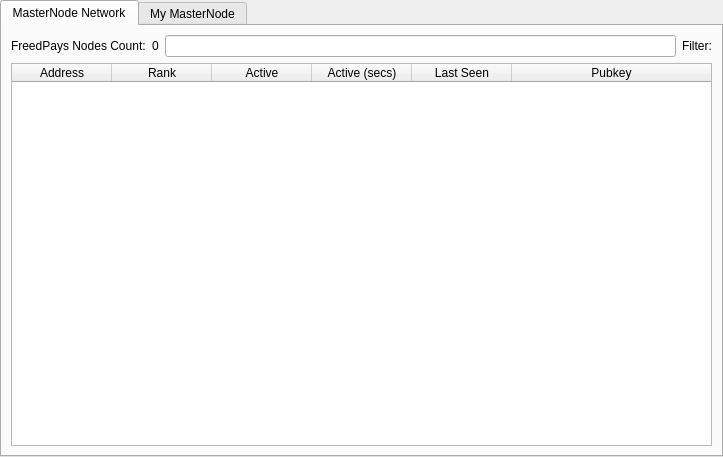
<?xml version="1.0" encoding="UTF-8"?>
<ui version="4.0">
 <class>MasternodeManager</class>
 <widget class="QWidget" name="MasternodeManager">
  <property name="geometry">
   <rect>
    <x>0</x>
    <y>0</y>
    <width>723</width>
    <height>457</height>
   </rect>
  </property>
  <property name="windowTitle">
   <string>Form</string>
  </property>
  <layout class="QVBoxLayout" name="topLayout">
   <property name="leftMargin">
    <number>0</number>
   </property>
   <property name="topMargin">
    <number>0</number>
   </property>
   <property name="rightMargin">
    <number>0</number>
   </property>
   <property name="bottomMargin">
    <number>0</number>
   </property>
   <item>
    <layout class="QVBoxLayout" name="verticalLayout">
     <property name="bottomMargin">
      <number>0</number>
     </property>
     <item>
      <widget class="QTabWidget" name="tabWidget">
       <property name="currentIndex">
        <number>0</number>
       </property>
       <widget class="QWidget" name="tab">
        <attribute name="title">
         <string>MasterNode Network</string>
        </attribute>
        <layout class="QGridLayout" name="gridLayout">
         <item row="1" column="0">
          <widget class="QTableWidget" name="tableWidget">
           <property name="editTriggers">
            <set>QAbstractItemView::NoEditTriggers</set>
           </property>
           <property name="alternatingRowColors">
            <bool>true</bool>
           </property>
           <property name="selectionBehavior">
            <enum>QAbstractItemView::SelectRows</enum>
           </property>
           <attribute name="horizontalHeaderStretchLastSection">
            <bool>true</bool>
           </attribute>
           <column>
            <property name="text">
             <string>Address</string>
            </property>
           </column>
           <column>
            <property name="text">
             <string>Rank</string>
            </property>
           </column>
           <column>
            <property name="text">
             <string>Active</string>
            </property>
           </column>
           <column>
            <property name="text">
             <string>Active (secs)</string>
            </property>
           </column>
           <column>
            <property name="text">
             <string>Last Seen</string>
            </property>
           </column>
           <column>
            <property name="text">
             <string>Pubkey</string>
            </property>
           </column>
          </widget>
         </item>
         <item row="0" column="0">
          <layout class="QGridLayout" name="gridLayout2">
          <item row="0" column="0">
          <layout class="QHBoxLayout" name="horizontalLayout_3">
           <property name="bottomMargin">
            <number>0</number>
           </property>
           <item>
            <widget class="QLabel" name="label_2">
             <property name="text">
              <string>FreedPays Nodes Count:</string>
             </property>
            </widget>
           </item>
           <item>
            <widget class="QLabel" name="countLabel">
                <property name="sizePolicy">
                 <sizepolicy hsizetype="Fixed" vsizetype="Preferred">
                  <horstretch>0</horstretch>
                  <verstretch>0</verstretch>
                 </sizepolicy>
                </property>
                <property name="minimumWidth">
                 <number>140</number>
                </property>
                <property name="maximumWidth">
                 <number>140</number>
                </property>
             <property name="text">
              <string>0</string>
             </property>
            </widget>
           </item>
           </layout>
           </item>
           <item row="0" column="1">
            <layout class="QHBoxLayout" name="horizontalLayout_4">
              <property name="bottomMargin">
               <number>0</number>
              </property>
              <property name="direction">
               <enum>QBoxLayout::RightToLeft</enum>
              </property>
              <item>
               <widget class="QLineEdit" name="filterEdit">
                <property name="clearButtonEnabled">
                 <bool>true</bool>
                </property>
               </widget>
              </item>
              <item>
               <widget class="QLabel" name="filterLabel">
                <property name="text">
                 <string>Filter:</string>
                </property>
               </widget>
              </item>
             </layout>
           </item>
          </layout>
         </item>
        </layout>
       </widget>
       <widget class="QWidget" name="tab_2">
        <attribute name="title">
         <string>My MasterNode</string>
        </attribute>
        <layout class="QGridLayout" name="gridLayout_2">
         <item row="0" column="0">
          <layout class="QVBoxLayout" name="verticalLayout_2">
           <property name="bottomMargin">
            <number>0</number>
           </property>
           <item>
            <layout class="QHBoxLayout" name="horizontalLayout">
             <item>
              <widget class="QPushButton" name="createButton">
               <property name="text">
                <string>&amp;Create...</string>
               </property>
              </widget>
             </item>
             <item>
              <widget class="QPushButton" name="copyAddressButton">
               <property name="text">
                <string>Copy &amp;Address</string>
               </property>
              </widget>
             </item>
             <item>
              <spacer name="horizontalSpacer">
               <property name="orientation">
                <enum>Qt::Horizontal</enum>
               </property>
               <property name="sizeHint" stdset="0">
                <size>
                 <width>40</width>
                 <height>20</height>
                </size>
               </property>
              </spacer>
             </item>
            </layout>
           </item>
           <item>
            <widget class="QTableWidget" name="tableWidget_2">
             <property name="editTriggers">
              <set>QAbstractItemView::NoEditTriggers</set>
             </property>
             <property name="alternatingRowColors">
              <bool>true</bool>
             </property>
             <property name="selectionMode">
              <enum>QAbstractItemView::SingleSelection</enum>
             </property>
             <property name="selectionBehavior">
              <enum>QAbstractItemView::SelectRows</enum>
             </property>
             <attribute name="horizontalHeaderStretchLastSection">
              <bool>true</bool>
             </attribute>
             <column>
              <property name="text">
               <string>Alias</string>
              </property>
             </column>
             <column>
              <property name="text">
               <string>IP/Onion</string>
              </property>
             </column>
             <column>
              <property name="text">
               <string>Status</string>
              </property>
             </column>
             <column>
              <property name="text">
               <string>Collateral Address</string>
              </property>
             </column>
            </widget>
           </item>
           <item>
            <layout class="QHBoxLayout" name="horizontalLayout_2">
             <property name="bottomMargin">
              <number>0</number>
             </property>
             <item>
              <widget class="QPushButton" name="editButton">
               <property name="text">
                <string>&amp;Edit</string>
               </property>
              </widget>
             </item>
             <item>
              <widget class="QPushButton" name="getConfigButton">
               <property name="text">
                <string>&amp;Get Config</string>
               </property>
              </widget>
             </item>
             <item>
              <widget class="QPushButton" name="removeButton">
               <property name="text">
                <string>&amp;Remove</string>
               </property>
              </widget>
             </item>
             <item>
              <spacer name="horizontalSpacer_2">
               <property name="orientation">
                <enum>Qt::Horizontal</enum>
               </property>
               <property name="sizeHint" stdset="0">
                <size>
                 <width>40</width>
                 <height>20</height>
                </size>
               </property>
              </spacer>
             </item>
            </layout>
           </item>
           <item>
            <layout class="QHBoxLayout" name="horizontalLayout_4">
             <property name="bottomMargin">
              <number>0</number>
             </property>
             <item>
              <widget class="QPushButton" name="startButton">
               <property name="text">
                <string>&amp;Start</string>
               </property>
              </widget>
             </item>
             <item>
              <widget class="QPushButton" name="stopButton">
               <property name="text">
                <string>Sto&amp;p</string>
               </property>
              </widget>
             </item>
             <item>
              <spacer name="horizontalSpacer_4">
               <property name="orientation">
                <enum>Qt::Horizontal</enum>
               </property>
               <property name="sizeHint" stdset="0">
                <size>
                 <width>40</width>
                 <height>20</height>
                </size>
               </property>
              </spacer>
             </item>
            </layout>
           </item>
           <item>
            <layout class="QHBoxLayout" name="horizontalLayout_5">
             <property name="bottomMargin">
              <number>0</number>
             </property>
             <item>
              <widget class="QPushButton" name="startAllButton">
               <property name="text">
                <string>S&amp;tart All</string>
               </property>
              </widget>
             </item>
             <item>
              <widget class="QPushButton" name="stopAllButton">
               <property name="text">
                <string>St&amp;op All</string>
               </property>
              </widget>
             </item>
             <item>
              <spacer name="horizontalSpacer_5">
               <property name="orientation">
                <enum>Qt::Horizontal</enum>
               </property>
               <property name="sizeHint" stdset="0">
                <size>
                 <width>40</width>
                 <height>20</height>
                </size>
               </property>
              </spacer>
             </item>
            </layout>
           </item>
          </layout>
         </item>
        </layout>
       </widget>
      </widget>
     </item>
    </layout>
   </item>
  </layout>
 </widget>
 <resources/>
 <connections/>
</ui>
